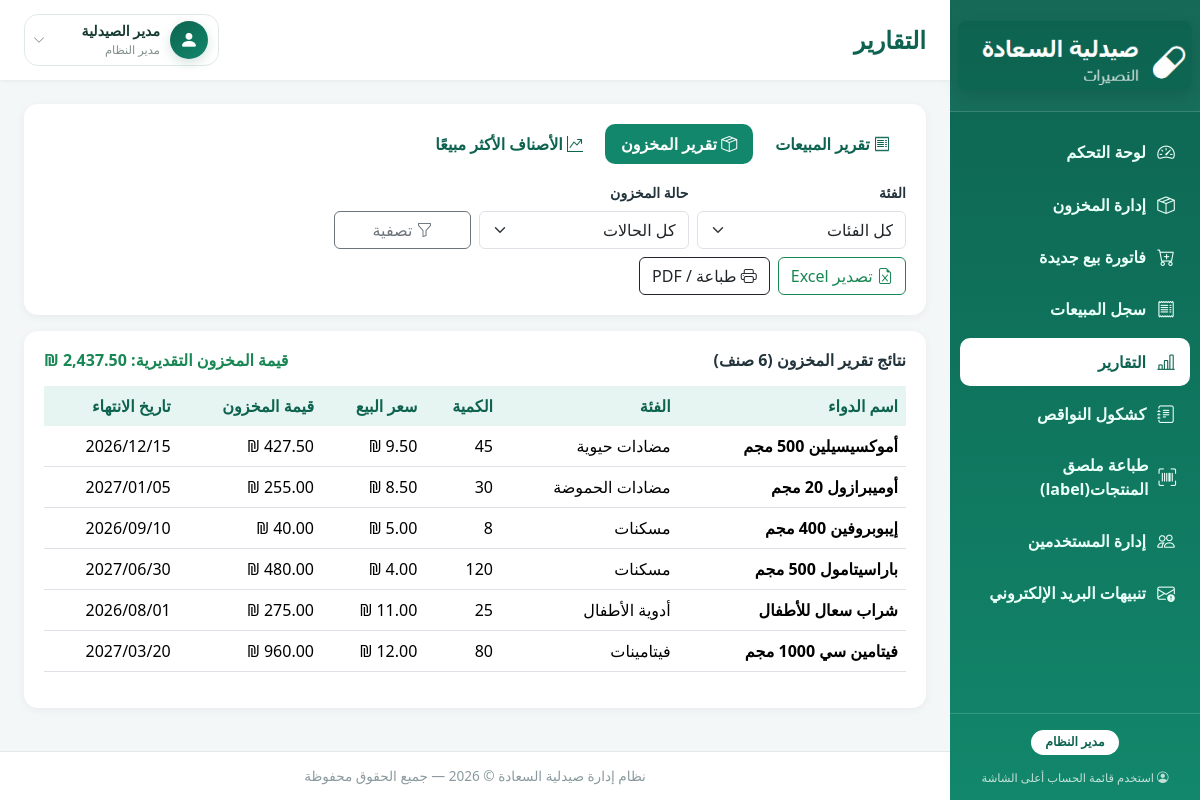
The app's page /reports.php?type=inventory (signed in) with its own data.
### tables this page shows
CREATE TABLE medicines (
    id INT AUTO_INCREMENT PRIMARY KEY,
    name VARCHAR(150) NOT NULL,
    category VARCHAR(100) NOT NULL DEFAULT 'أخرى',
    unit VARCHAR(50) NOT NULL DEFAULT 'حبة',
    quantity INT NOT NULL DEFAULT 0,
    purchase_price DECIMAL(10,2) NOT NULL DEFAULT 0.00,
    selling_price DECIMAL(10,2) NOT NULL DEFAULT 0.00,
    expiry_date DATE DEFAULT NULL,
    barcode VARCHAR(50) DEFAULT NULL,
    min_quantity INT NOT NULL DEFAULT 10,
    created_at TIMESTAMP DEFAULT CURRENT_TIMESTAMP,
    updated_at TIMESTAMP DEFAULT CURRENT_TIMESTAMP ON UPDATE CURRENT_TIMESTAMP,
    UNIQUE KEY uniq_barcode (barcode)
);

### includes/reports_query.php (called while the page is built, shortened)
<?php
function getInventoryReport(PDO $pdo, array $f) {
    $sql = 'SELECT * FROM medicines WHERE 1=1';
    $params = [];
    $sql .= ' ORDER BY name ASC';
    $stmt = $pdo->prepare($sql);
    $stmt->execute($params);
    $rows = $stmt->fetchAll();
    $totalStockValue = 0;
    $totalQuantity = 0;
    foreach ($rows as $r) {
        $totalStockValue += (float)$r['selling_price'] * (int)$r['quantity'];
        $totalQuantity += (int)$r['quantity'];
    }
    return ['rows' => $rows, 'total_stock_value' => $totalStockValue, 'total_quantity' => $totalQuantity, 'count' => count($rows)];
}
function readReportFilters(): array {
    return [
        'type'      => $_GET['type'] ?? 'sales',
        'date_from' => trim($_GET['date_from'] ?? ''),
        'date_to'   => trim($_GET['date_to'] ?? ''),
        'user_id'   => trim($_GET['user_id'] ?? ''),
        'search'    => trim($_GET['search'] ?? ''),
        'category'  => trim($_GET['category'] ?? ''),
        'status'    => trim($_GET['status'] ?? ''),
    ];
}
function buildReportQueryString(array $f): string {
    return http_build_query(array_filter($f, fn($v) => $v !== ''));
}

### includes/functions.php (called while the page is built, shortened)
<?php
function e($value) {
    return htmlspecialchars($value ?? '', ENT_QUOTES, 'UTF-8');
}
function formatMoney($value) {
    return number_format((float)$value, 2) . ' ₪';
}
function formatDate($date) {
    return date('Y/m/d', strtotime($date));
}

### reports.php (the view, shortened to what this page needs)
<?php
require_once 'config/db.php';
require_once 'includes/functions.php';
require_once 'includes/reports_query.php';
$f = readReportFilters();
$users = $pdo->query('SELECT id, full_name FROM users ORDER BY full_name')->fetchAll();
$salesData = null; $inventoryData = null; $topData = null;
if ($f['type'] === 'sales') {
    $salesData = getSalesReport($pdo, $f);
} elseif ($f['type'] === 'inventory') {
    $inventoryData = getInventoryReport($pdo, $f);
} elseif ($f['type'] === 'top_selling') {
    $topData = getTopSellingReport($pdo, $f);
}
$qs = buildReportQueryString($f);
require_once 'includes/header.php';
?>
<div class="card-panel mb-3">
    <ul class="nav nav-pills report-type-tabs mb-3">
        <li class="nav-item">
            <a class="nav-link <?= $f['type'] === 'sales' ? 'active' : '' ?>" href="reports.php?type=sales">
                <i class="bi bi-receipt"></i> تقرير المبيعات
            </a>
        </li>
        <li class="nav-item">
            <a class="nav-link <?= $f['type'] === 'inventory' ? 'active' : '' ?>" href="reports.php?type=inventory">
                <i class="bi bi-box-seam"></i> تقرير المخزون
            </a>
        </li>
        <li class="nav-item">
            <a class="nav-link <?= $f['type'] === 'top_selling' ? 'active' : '' ?>" href="reports.php?type=top_selling">
                <i class="bi bi-graph-up-arrow"></i> الأصناف الأكثر مبيعًا
            </a>
        </li>
    </ul>
    <form method="GET" class="row g-2 align-items-end">
        <?php if ($f['type'] === 'sales'): ?>
            <div class="col-md-2">
                <label class="form-label small fw-semibold">من تاريخ</label>
                <input type="date" name="date_from" class="form-control" value="<?= e($f['date_from']) ?>">
            </div>
            <div class="col-md-2">
                <label class="form-label small fw-semibold">إلى تاريخ</label>
                <input type="date" name="date_to" class="form-control" value="<?= e($f['date_to']) ?>">
            </div>
            <div class="col-md-3">
                <label class="form-label small fw-semibold">الموظف</label>
                <select name="user_id" class="form-select">
                    <option value="">كل الموظفين</option>
                    <?php foreach ($users as $u): ?>
                        <option value="<?= (int)$u['id'] ?>" <?= (string)$f['user_id'] === (string)$u['id'] ? 'selected' : '' ?>><?= e($u['full_name']) ?></option>
                    <?php endforeach; ?>
                </select>
            </div>
            <div class="col-md-3">
                <label class="form-label small fw-semibold">بحث (رقم فاتورة / عميل)</label>
                <input type="text" name="search" class="form-control" value="<?= e($f['search']) ?>">
            </div>
        <?php elseif ($f['type'] === 'inventory'): ?>
            <div class="col-md-3">
                <label class="form-label small fw-semibold">الفئة</label>
                <select name="category" class="form-select">
                    <option value="">كل الفئات</option>
                </select>
            </div>
            <div class="col-md-3">
                <label class="form-label small fw-semibold">حالة المخزون</label>
                <select name="status" class="form-select">
                    <option value="">كل الحالات</option>
                </select>
            </div>
        <?php endif; ?>
        <div class="col-md-2 d-flex gap-2">
            <button type="submit" class="btn btn-outline-secondary flex-fill"><i class="bi bi-funnel"></i> تصفية</button>
        </div>
        <div class="col-12 d-flex gap-2 mt-2">
            <a href="report_export_excel.php?<?= $qs ?>" class="btn btn-outline-success">
                <i class="bi bi-file-earmark-excel"></i> تصدير Excel
            </a>
            <a href="report_print.php?<?= $qs ?>" target="_blank" class="btn btn-outline-dark">
                <i class="bi bi-printer"></i> طباعة / PDF
            </a>
        </div>
    </form>
</div>
<div class="card-panel">
<?php if ($f['type'] === 'sales'): ?>
    <div class="d-flex justify-content-between align-items-center mb-3">
        <h6 class="fw-bold mb-0">نتائج تقرير المبيعات (<?= (int)$salesData['count'] ?> فاتورة)</h6>
        <h6 class="fw-bold mb-0 text-success">الإجمالي: <?= formatMoney($salesData['total_amount']) ?></h6>
    </div>
    <div class="table-responsive">
        <table class="table table-hover align-middle">
            <thead><tr><th>رقم الفاتورة</th><th>العميل</th><th>الموظف</th><th>الإجمالي</th><th>التاريخ</th></tr></thead>
            <tbody>
            <?php if (empty($salesData['rows'])): ?>
                <tr><td colspan="5" class="text-center text-muted py-4">لا توجد نتائج مطابقة</td></tr>
            <?php endif; ?>
            <?php foreach ($salesData['rows'] as $r): ?>
                <tr>
                    <td class="fw-semibold"><a href="invoice_view.php?id=<?= (int)$r['id'] ?>"><?= e($r['invoice_number']) ?></a></td>
                    <td><?= e($r['customer_name']) ?></td>
                    <td><?= e($r['employee_name'] ?? '—') ?></td>
                    <td><?= formatMoney($r['total_amount']) ?></td>
                    <td><?= date('Y/m/d H:i', strtotime($r['created_at'])) ?></td>
                </tr>
            <?php endforeach; ?>
            </tbody>
        </table>
    </div>
<?php elseif ($f['type'] === 'inventory'): ?>
    <div class="d-flex justify-content-between align-items-center mb-3 flex-wrap gap-2">
        <h6 class="fw-bold mb-0">نتائج تقرير المخزون (<?= (int)$inventoryData['count'] ?> صنف)</h6>
        <h6 class="fw-bold mb-0 text-success">قيمة المخزون التقديرية: <?= formatMoney($inventoryData['total_stock_value']) ?></h6>
    </div>
    <div class="table-responsive">
        <table class="table table-hover align-middle">
            <thead><tr><th>اسم الدواء</th><th>الفئة</th><th>الكمية</th><th>سعر البيع</th><th>قيمة المخزون</th><th>تاريخ الانتهاء</th></tr></thead>
            <tbody>
            <?php foreach ($inventoryData['rows'] as $r): ?>
                <tr>
                    <td class="fw-semibold"><?= e($r['name']) ?></td>
                    <td><?= e($r['category']) ?></td>
                    <td><?= (int)$r['quantity'] ?></td>
                    <td><?= formatMoney($r['selling_price']) ?></td>
                    <td><?= formatMoney($r['selling_price'] * $r['quantity']) ?></td>
                    <td><?= formatDate($r['expiry_date']) ?></td>
                </tr>
            <?php endforeach; ?>
            </tbody>
        </table>
    </div>
<?php endif; ?>
</div>
<?php require_once 'includes/footer.php'; ?>

### assets/css/style.css (style rules this page uses)
:root { --primary: #12876b; --primary-dark: #0d6350; --primary-light: #e6f5f1; --accent: #2e9c7f; --danger: #d9455f; --warning: #e0a12c; --bg: #f4f7f8; --sidebar-w: 250px; }
* { box-sizing: border-box; }
body { font-family: 'Segoe UI', Tahoma, 'Arial', sans-serif; background: var(--bg); color: #22333b; margin: 0; }
.card-panel { background: #fff; border-radius: 14px; box-shadow: 0 2px 10px rgba(0,0,0,.05); padding: 20px; }
.table thead th { background: var(--primary-light); color: var(--primary-dark); font-weight: 700; border-bottom: none; }
.table td, .table th { vertical-align: middle; }
.report-type-tabs .nav-link { color: var(--primary-dark); font-weight: 600; border-radius: 10px; margin-left: 6px; }
.report-type-tabs .nav-link.active { background: var(--primary); color: #fff; }

### records on screen
medicines: name "أموكسيسيلين 500 مجم", category "مضادات حيوية", quantity "45", selling_price "9.50 ₪", formatMoney($r['selling_price'] * $r['quantity']) "427.50 ₪", expiry_date "2026/12/15"
medicines: name "أوميبرازول 20 مجم", category "مضادات الحموضة", quantity "30", selling_price "8.50 ₪", formatMoney($r['selling_price'] * $r['quantity']) "255.00 ₪", expiry_date "2027/01/05"
medicines: name "إيبوبروفين 400 مجم", category "مسكنات", quantity "8", selling_price "5.00 ₪", formatMoney($r['selling_price'] * $r['quantity']) "40.00 ₪", expiry_date "2026/09/10"
medicines: name "باراسيتامول 500 مجم", category "مسكنات", quantity "120", selling_price "4.00 ₪", formatMoney($r['selling_price'] * $r['quantity']) "480.00 ₪", expiry_date "2027/06/30"
medicines: name "شراب سعال للأطفال", category "أدوية الأطفال", quantity "25", selling_price "11.00 ₪", formatMoney($r['selling_price'] * $r['quantity']) "275.00 ₪", expiry_date "2026/08/01"
medicines: name "فيتامين سي 1000 مجم", category "فيتامينات", quantity "80", selling_price "12.00 ₪", formatMoney($r['selling_price'] * $r['quantity']) "960.00 ₪", expiry_date "2027/03/20"

### other values on screen
$pageTitle "التقارير"
$_SESSION['full_name'] "مدير الصيدلية"
$inventoryData['count'] "6"
formatMoney($inventoryData['total_stock_value']) "2,437.50 ₪"
